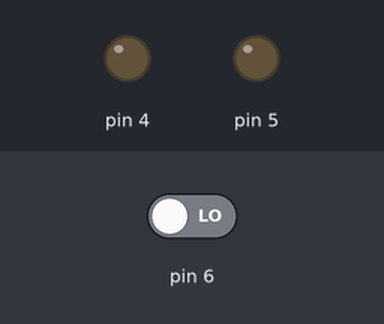
The sketch below on a simulated Arduino Uno, built with avr-gcc and run on an emulated ATmega328P. Parts: output pins drawn as LEDs (lit = HIGH). The test bench sets the inputs (shaded band); at power-on: pin 6 LOW.

Above: at 1.2 s.
1.3 s: pin 6 driven HIGH
At 2.1 s:
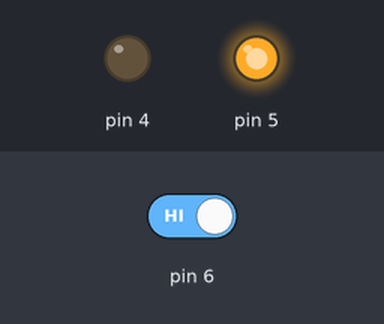
2.8 s: pin 6 driven LOW
At 3.3 s:
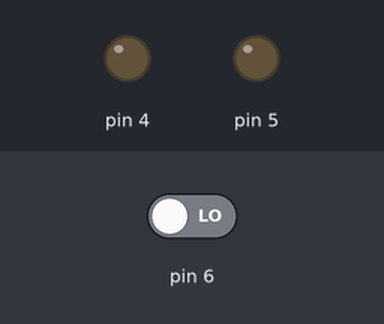
Timing chart, 0 to 5.8 s (numbered marks = the images above; inputs shaded):
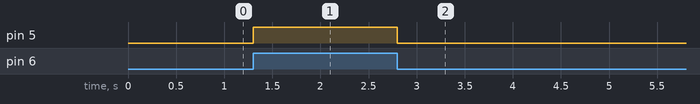

The sketch:

sketch_oct14a.ino
```cpp
int toestand = 1;
int const buttonUit = 1;
int const buttonAan = 2;

void setup() {
  // put your setup code here, to run once:
pinMode(4, OUTPUT);
pinMode(5, OUTPUT);
pinMode(6, INPUT);
}

void loop() {
  // put your main code here, to run repeatedly:
if (toestand == buttonUit){
  if(digitalRead(6) == HIGH){
    digitalWrite(5, HIGH);
    toestand = buttonAan;
    }
  }
  if (toestand == buttonAan){
  if(digitalRead(6) == LOW){
    digitalWrite(5, LOW);
    toestand = buttonUit;
    }
  }
}
```

Measured:
- after the input at 1.3 s, pin 5: LOW → HIGH at once
- after the input at 2.8 s, pin 5: HIGH → LOW at once
